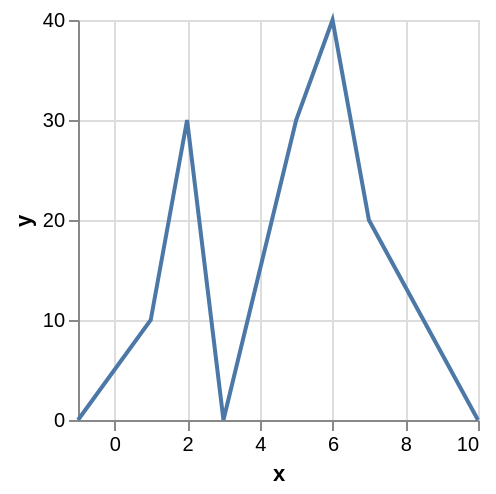

Express this chart as Vega-Lite.
### Vega specification from a JSON file in a GitHub repository (floating-point values rounded to 4 significant figures)
{"$schema": "https://vega.github.io/schema/vega/v5.json", "background": "white", "padding": 5, "width": 200, "height": 200, "style": "cell", "data": [{"name": "source_0", "values": [{"x": -1, "y": null}, {"x": 1, "y": 10}, {"x": 2, "y": 30}, {"x": 3, "y": null}, {"x": 4, "y": 15}, {"x": 5, "y": 30}, {"x": 6, "y": 40}, {"x": 7, "y": 20}, {"x": 10, "y": null}]}, {"name": "data_0", "source": "source_0", "transform": [{"type": "formula", "expr": "toNumber(datum[\"x\"])", "as": "x"}]}], "marks": [{"name": "marks", "type": "line", "style": ["line"], "sort": {"field": "x"}, "from": {"data": "data_0"}, "encode": {"update": {"stroke": {"value": "#4c78a8"}, "description": {"signal": "\"x: \" + (format(datum[\"x\"], \"\")) + \"; y: \" + (format(datum[\"y\"], \"\"))"}, "x": [{"test": "!isValid(datum[\"x\"]) || !isFinite(+datum[\"x\"])", "signal": "scale('x', inrange(0, domain('x')) ? 0 : domain('x')[0])"}, {"scale": "x", "field": "x"}], "y": [{"test": "!isValid(datum[\"y\"]) || !isFinite(+datum[\"y\"])", "scale": "y", "value": 0}, {"scale": "y", "field": "y"}]}}}], "scales": [{"name": "x", "type": "linear", "domain": {"data": "data_0", "field": "x"}, "range": [0, {"signal": "width"}], "nice": true, "zero": false}, {"name": "y", "type": "linear", "domain": {"data": "data_0", "field": "y"}, "range": [{"signal": "height"}, 0], "nice": true, "zero": true}], "axes": [{"scale": "x", "orient": "bottom", "gridScale": "y", "grid": true, "tickCount": {"signal": "ceil(width/40)"}, "domain": false, "labels": false, "aria": false, "maxExtent": 0, "minExtent": 0, "ticks": false, "zindex": 0}, {"scale": "y", "orient": "left", "gridScale": "x", "grid": true, "tickCount": {"signal": "ceil(height/40)"}, "domain": false, "labels": false, "aria": false, "maxExtent": 0, "minExtent": 0, "ticks": false, "zindex": 0}, {"scale": "x", "orient": "bottom", "grid": false, "title": "x", "labelFlush": true, "labelOverlap": true, "tickCount": {"signal": "ceil(width/40)"}, "zindex": 0}, {"scale": "y", "orient": "left", "grid": false, "title": "y", "labelOverlap": true, "tickCount": {"signal": "ceil(height/40)"}, "zindex": 0}]}
